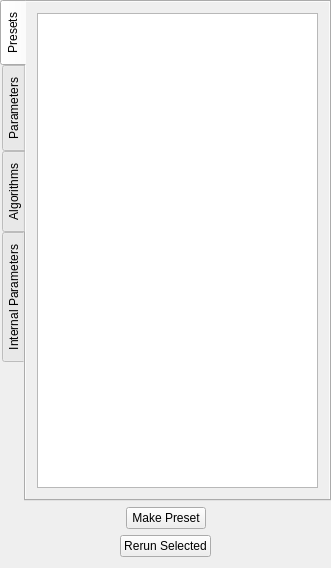
<?xml version="1.0" encoding="UTF-8"?>
<ui version="4.0">
 <class>ParamWidgetUi</class>
 <widget class="QDockWidget" name="ParamWidgetUi">
  <property name="geometry">
   <rect>
    <x>0</x>
    <y>0</y>
    <width>331</width>
    <height>568</height>
   </rect>
  </property>
  <property name="minimumSize">
   <size>
    <width>270</width>
    <height>514</height>
   </size>
  </property>
  <property name="features">
   <set>QDockWidget::AllDockWidgetFeatures</set>
  </property>
  <property name="windowTitle">
   <string>Parameters</string>
  </property>
  <widget class="QWidget" name="dockWidgetContents">
   <property name="minimumSize">
    <size>
     <width>0</width>
     <height>0</height>
    </size>
   </property>
   <layout class="QVBoxLayout" name="verticalLayout">
    <property name="leftMargin">
     <number>0</number>
    </property>
    <property name="topMargin">
     <number>0</number>
    </property>
    <property name="rightMargin">
     <number>0</number>
    </property>
    <property name="bottomMargin">
     <number>11</number>
    </property>
    <item>
     <widget class="QTabWidget" name="tabWidget">
      <property name="sizePolicy">
       <sizepolicy hsizetype="Expanding" vsizetype="Expanding">
        <horstretch>0</horstretch>
        <verstretch>0</verstretch>
       </sizepolicy>
      </property>
      <property name="tabPosition">
       <enum>QTabWidget::West</enum>
      </property>
      <property name="tabShape">
       <enum>QTabWidget::Rounded</enum>
      </property>
      <property name="currentIndex">
       <number>0</number>
      </property>
      <widget class="QWidget" name="presetTab">
       <property name="autoFillBackground">
        <bool>true</bool>
       </property>
       <attribute name="title">
        <string>Presets</string>
       </attribute>
       <layout class="QVBoxLayout" name="verticalLayout_2">
        <property name="margin">
         <number>11</number>
        </property>
        <item>
         <widget class="QListWidget" name="presetList"/>
        </item>
       </layout>
      </widget>
      <widget class="QWidget" name="paramTab">
       <attribute name="title">
        <string>Parameters</string>
       </attribute>
       <layout class="QHBoxLayout" name="horizontalLayout_4">
        <property name="margin">
         <number>0</number>
        </property>
        <item>
         <widget class="QScrollArea" name="paramScrollArea">
          <property name="frameShape">
           <enum>QFrame::NoFrame</enum>
          </property>
          <property name="horizontalScrollBarPolicy">
           <enum>Qt::ScrollBarAlwaysOff</enum>
          </property>
          <property name="widgetResizable">
           <bool>true</bool>
          </property>
          <widget class="QWidget" name="paramScrollContents">
           <property name="geometry">
            <rect>
             <x>0</x>
             <y>0</y>
             <width>100</width>
             <height>30</height>
            </rect>
           </property>
           <layout class="QVBoxLayout" name="paramLayout">
            <property name="margin">
             <number>0</number>
            </property>
            <item>
             <spacer name="verticalSpacer">
              <property name="orientation">
               <enum>Qt::Vertical</enum>
              </property>
              <property name="sizeHint" stdset="0">
               <size>
                <width>20</width>
                <height>448</height>
               </size>
              </property>
             </spacer>
            </item>
           </layout>
          </widget>
         </widget>
        </item>
       </layout>
      </widget>
      <widget class="QWidget" name="algTab">
       <attribute name="title">
        <string>Algorithms</string>
       </attribute>
       <layout class="QHBoxLayout" name="horizontalLayout_5">
        <property name="leftMargin">
         <number>0</number>
        </property>
        <property name="topMargin">
         <number>0</number>
        </property>
        <property name="rightMargin">
         <number>3</number>
        </property>
        <property name="bottomMargin">
         <number>0</number>
        </property>
        <item>
         <widget class="QScrollArea" name="algScrollArea">
          <property name="frameShape">
           <enum>QFrame::NoFrame</enum>
          </property>
          <property name="widgetResizable">
           <bool>true</bool>
          </property>
          <widget class="QWidget" name="algScrollContents">
           <property name="geometry">
            <rect>
             <x>0</x>
             <y>0</y>
             <width>100</width>
             <height>30</height>
            </rect>
           </property>
           <layout class="QVBoxLayout" name="algLayout">
            <item>
             <spacer name="verticalSpacer_2">
              <property name="orientation">
               <enum>Qt::Vertical</enum>
              </property>
              <property name="sizeHint" stdset="0">
               <size>
                <width>20</width>
                <height>426</height>
               </size>
              </property>
             </spacer>
            </item>
           </layout>
          </widget>
         </widget>
        </item>
       </layout>
      </widget>
      <widget class="QWidget" name="internTab">
       <attribute name="title">
        <string>Internal Parameters</string>
       </attribute>
       <layout class="QHBoxLayout" name="horizontalLayout_6">
        <property name="margin">
         <number>0</number>
        </property>
        <item>
         <widget class="QScrollArea" name="internScrollArea">
          <property name="frameShape">
           <enum>QFrame::NoFrame</enum>
          </property>
          <property name="widgetResizable">
           <bool>true</bool>
          </property>
          <widget class="QWidget" name="internScrollContents">
           <property name="geometry">
            <rect>
             <x>0</x>
             <y>0</y>
             <width>100</width>
             <height>30</height>
            </rect>
           </property>
           <layout class="QVBoxLayout" name="internLayout">
            <property name="spacing">
             <number>0</number>
            </property>
            <property name="margin">
             <number>0</number>
            </property>
            <item>
             <spacer name="verticalSpacer_3">
              <property name="orientation">
               <enum>Qt::Vertical</enum>
              </property>
              <property name="sizeHint" stdset="0">
               <size>
                <width>20</width>
                <height>426</height>
               </size>
              </property>
             </spacer>
            </item>
           </layout>
          </widget>
         </widget>
        </item>
       </layout>
      </widget>
     </widget>
    </item>
    <item>
     <layout class="QHBoxLayout" name="horizontalLayout">
      <property name="topMargin">
       <number>0</number>
      </property>
      <property name="bottomMargin">
       <number>0</number>
      </property>
      <item>
       <spacer name="horizontalSpacer_2">
        <property name="orientation">
         <enum>Qt::Horizontal</enum>
        </property>
        <property name="sizeHint" stdset="0">
         <size>
          <width>40</width>
          <height>20</height>
         </size>
        </property>
       </spacer>
      </item>
      <item>
       <widget class="QPushButton" name="presetButton">
        <property name="text">
         <string>Make Preset</string>
        </property>
       </widget>
      </item>
      <item>
       <spacer name="horizontalSpacer">
        <property name="orientation">
         <enum>Qt::Horizontal</enum>
        </property>
        <property name="sizeHint" stdset="0">
         <size>
          <width>40</width>
          <height>20</height>
         </size>
        </property>
       </spacer>
      </item>
     </layout>
    </item>
    <item>
     <layout class="QHBoxLayout" name="horizontalLayout_2">
      <property name="leftMargin">
       <number>0</number>
      </property>
      <property name="topMargin">
       <number>0</number>
      </property>
      <property name="bottomMargin">
       <number>0</number>
      </property>
      <item>
       <spacer name="horizontalSpacer_4">
        <property name="orientation">
         <enum>Qt::Horizontal</enum>
        </property>
        <property name="sizeHint" stdset="0">
         <size>
          <width>40</width>
          <height>20</height>
         </size>
        </property>
       </spacer>
      </item>
      <item>
       <widget class="QPushButton" name="rerunButton">
        <property name="text">
         <string>Rerun Selected</string>
        </property>
       </widget>
      </item>
      <item>
       <spacer name="horizontalSpacer_3">
        <property name="orientation">
         <enum>Qt::Horizontal</enum>
        </property>
        <property name="sizeHint" stdset="0">
         <size>
          <width>40</width>
          <height>20</height>
         </size>
        </property>
       </spacer>
      </item>
     </layout>
    </item>
   </layout>
  </widget>
 </widget>
 <resources/>
 <connections/>
</ui>
